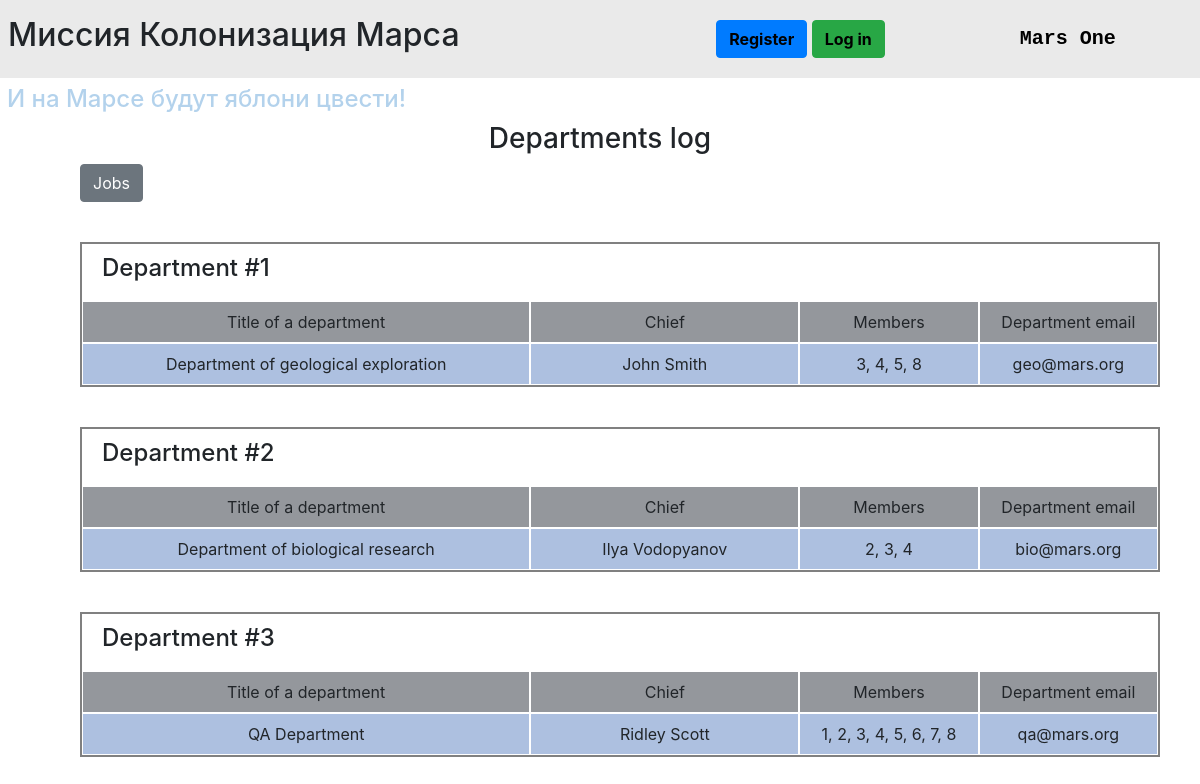
/departments_list, run on the app's committed database.
### data/departments.py (models this page shows, shortened)
class Department(SqlAlchemyBase, SerializerMixin):
    __tablename__ = 'departments'
    id = sqlalchemy.Column(sqlalchemy.Integer,
                           primary_key=True, autoincrement=True)
    title = sqlalchemy.Column(sqlalchemy.String)
    chief = sqlalchemy.Column(sqlalchemy.Integer, sqlalchemy.ForeignKey("users.id"))
    members = sqlalchemy.Column(sqlalchemy.String)
    email = sqlalchemy.Column(sqlalchemy.String)
    user = orm.relation("User")

### data/users.py (models this page shows, shortened)
class User(SqlAlchemyBase, UserMixin, SerializerMixin):
    __tablename__ = 'users'
    id = sqlalchemy.Column(sqlalchemy.Integer,
                           primary_key=True, autoincrement=True)
    surname = sqlalchemy.Column(sqlalchemy.String, nullable=True)
    name = sqlalchemy.Column(sqlalchemy.String, nullable=True)
    age = sqlalchemy.Column(sqlalchemy.Integer, nullable=True)
    position = sqlalchemy.Column(sqlalchemy.String, nullable=True)
    speciality = sqlalchemy.Column(sqlalchemy.String, nullable=True)
    address = sqlalchemy.Column(sqlalchemy.String, nullable=True)
    email = sqlalchemy.Column(sqlalchemy.String,
                              unique=True, nullable=True)
    hashed_password = sqlalchemy.Column(sqlalchemy.String, nullable=True)
    modified_date = sqlalchemy.Column(sqlalchemy.DateTime,
                                      default=datetime.datetime.now)
    jobs = orm.relation("Jobs", back_populates='user')
    departments = orm.relation("Department", back_populates='user')

### main.py (the view)
@app.route("/departments_list")
def departments_list():
    session = db_session.create_session()
    all_departments = session.query(Department).all()
    return render_template("departments.html",
                           title="Departments log",
                           all_departments=all_departments)

### data/db_session.py (called while the page is built)
def create_session() -> Session:
    global __factory
    return __factory()

### templates/departments.html (shortened to what this page needs)
{% extends "base.html" %}
{% block content %}
<div class="container-fluid">
    <div class="row">
        <div class="col-12 text-center">
            <h3>{{title}}</h3>
        </div>
    </div>
    <div class="buttons">
        <a href="/" class="btn btn-secondary">Jobs</a>
    </div>
    {% for department in all_departments %}
    <div class="container-fluid item">
        <div class="row">
            <div class="col-12 action-title"><h4>Department #{{department.id}}</h4></div>
        </div>
        <div class="row">
            <div class="col-5 title">Title of a department</div>
            <div class="col-3 title">Chief</div>
            <div class="col-2 title">Members</div>
            <div class="col-2 title">Department email</div>
        </div>
        <div class="row">
            <div class="col-5 cell">{{department.title}}</div>
            <div class="col-3 cell">{{department.user.name + " " + department.user.surname}}</div>
            <div class="col-2 cell">{{department.members}}</div>
            <div class="col-2 cell">{{department.email}}</div>
        </div>
    </div>
    {% endfor %}
</div>
{% endblock %}

### static/css/style.css (style rules this page uses)
.title { background-color: #94979c; }
.cell { background-color: #adc0e0; }
.title, .cell { padding: 8px; border: 1px solid white; text-align: center; }
.item { margin: 40px 20px 10px 20px; border: 2px solid gray; }
.buttons { margin: 1px 1px 1px 20px; }
.action-title { padding: 10px 20px; }

### data on the page
Department: id "1", title "Department of geological exploration", user "John Smith", members "3, 4, 5, 8", email "geo@mars.org"
Department: id "2", title "Department of biological research", user "Ilya Vodopyanov", members "2, 3, 4", email "bio@mars.org"
Department: id "3", title "QA Department", user "Ridley Scott", members "1, 2, 3, 4, 5, 6, 7, 8", email "qa@mars.org"

### other printed values
{{ title }} "Departments log"
